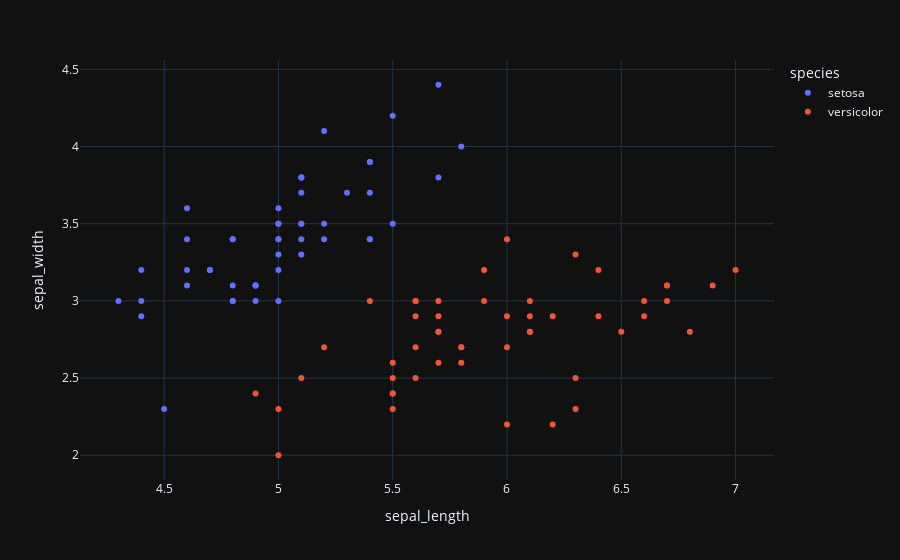

Write notebook code for a chart like this one.
### Code cell
import plotly.express as px
import numpy as np
import cufflinks
cufflinks.go_offline()
cufflinks.set_config_file(world_readable=True, theme='pearl')
import plotly.graph_objs as go
import pandas as pd

df = px.data.iris().iloc[:100,:]
fig = px.scatter(df, x="sepal_length", y="sepal_width", color="species",template="plotly_dark")
fig.show()

### Figure 1 — Plotly figure (JSON) as saved in the notebook; plotly's stock layout.template omitted (floating-point values rounded to 4 significant figures)
{"data": [{"hovertemplate": "species=setosa<br>sepal_length=%{x}<br>sepal_width=%{y}<extra></extra>", "legendgroup": "setosa", "marker": {"color": "#636efa", "symbol": "circle"}, "mode": "markers", "name": "setosa", "orientation": "v", "showlegend": true, "type": "scatter", "x": [5.1, 4.9, 4.7, 4.6, 5, 5.4, 4.6, 5, 4.4, 4.9, 5.4, 4.8, 4.8, 4.3, 5.8, 5.7, 5.4, 5.1, 5.7, 5.1, 5.4, 5.1, 4.6, 5.1, 4.8, 5, 5, 5.2, 5.2, 4.7, 4.8, 5.4, 5.2, 5.5, 4.9, 5, 5.5, 4.9, 4.4, 5.1, 5, 4.5, 4.4, 5, 5.1, 4.8, 5.1, 4.6, 5.3, 5], "xaxis": "x", "y": [3.5, 3, 3.2, 3.1, 3.6, 3.9, 3.4, 3.4, 2.9, 3.1, 3.7, 3.4, 3, 3, 4, 4.4, 3.9, 3.5, 3.8, 3.8, 3.4, 3.7, 3.6, 3.3, 3.4, 3, 3.4, 3.5, 3.4, 3.2, 3.1, 3.4, 4.1, 4.2, 3.1, 3.2, 3.5, 3.1, 3, 3.4, 3.5, 2.3, 3.2, 3.5, 3.8, 3, 3.8, 3.2, 3.7, 3.3], "yaxis": "y"}, {"hovertemplate": "species=versicolor<br>sepal_length=%{x}<br>sepal_width=%{y}<extra></extra>", "legendgroup": "versicolor", "marker": {"color": "#EF553B", "symbol": "circle"}, "mode": "markers", "name": "versicolor", "orientation": "v", "showlegend": true, "type": "scatter", "x": [7, 6.4, 6.9, 5.5, 6.5, 5.7, 6.3, 4.9, 6.6, 5.2, 5, 5.9, 6, 6.1, 5.6, 6.7, 5.6, 5.8, 6.2, 5.6, 5.9, 6.1, 6.3, 6.1, 6.4, 6.6, 6.8, 6.7, 6, 5.7, 5.5, 5.5, 5.8, 6, 5.4, 6, 6.7, 6.3, 5.6, 5.5, 5.5, 6.1, 5.8, 5, 5.6, 5.7, 5.7, 6.2, 5.1, 5.7], "xaxis": "x", "y": [3.2, 3.2, 3.1, 2.3, 2.8, 2.8, 3.3, 2.4, 2.9, 2.7, 2, 3, 2.2, 2.9, 2.9, 3.1, 3, 2.7, 2.2, 2.5, 3.2, 2.8, 2.5, 2.8, 2.9, 3, 2.8, 3, 2.9, 2.6, 2.4, 2.4, 2.7, 2.7, 3, 3.4, 3.1, 2.3, 3, 2.5, 2.6, 3, 2.6, 2.3, 2.7, 3, 2.9, 2.9, 2.5, 2.8], "yaxis": "y"}], "layout": {"legend": {"title": {"text": "species"}, "tracegroupgap": 0}, "margin": {"t": 60}, "xaxis": {"anchor": "y", "domain": [0, 1], "title": {"text": "sepal_length"}}, "yaxis": {"anchor": "x", "domain": [0, 1], "title": {"text": "sepal_width"}}}}
